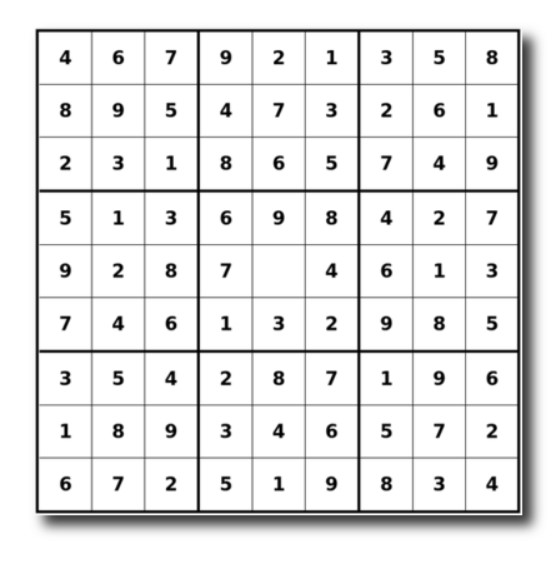
#> input picture imgs/1730550975714-easiest_sudo1.jpg, 558 x 562 px
$ python solver.py ../imgs/1730550975714-easiest_sudo1.jpg
#> lines starting #> are read from the running program, lines starting #| are printed output that depends on the picture; after the words box and inside, x2 and y2 are one past the last pixel; in counts of white or black regions, pixels touching at a corner belong together
import cv2
import numpy as np
import matplotlib.pyplot as plt
import pytesseract
import sys
import json  # Import the json module

# Set the path to your Tesseract-OCR installation
pytesseract.pytesseract.tesseract_cmd = 'C:/Users/Atharva Chepe/AppData/Local/Programs/Tesseract-OCR/tesseract.exe'

SUDOKU_GRID_WIDTH = 468
SUDOKU_GRID_HEIGHT = 450

def preprocess_image(image_path):
#> called with image_path = '../imgs/1730550975714-easiest_sudo1.jpg'
    image = cv2.imread(image_path)
#> image is the input picture: shape (562, 558, 3); min 0, max 255, mean 230.5
    gray = cv2.cvtColor(image, cv2.COLOR_BGR2GRAY)
    thresholded = cv2.adaptiveThreshold(gray, 255, cv2.ADAPTIVE_THRESH_GAUSSIAN_C, cv2.THRESH_BINARY_INV, 11, 2)
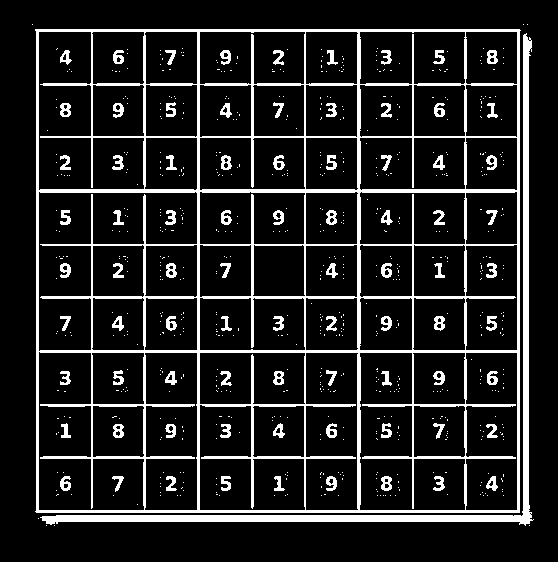
#> thresholded: shape (562, 558); 13% white; 730 white regions (648 under 20 px)
    return image, thresholded

def find_largest_contour(thresholded_image):
    contours, _ = cv2.findContours(thresholded_image, cv2.RETR_EXTERNAL, cv2.CHAIN_APPROX_SIMPLE)
#> contours = 9 contours, 7 with area under 20; largest, box (x1, y1, x2, y2) and area: (35, 29, 521, 513) 233292, (40, 33, 534, 526) 5401
    largest_contour = max(contours, key=cv2.contourArea)
#> largest_contour = contour of 10 points, box (x1, y1, x2, y2) (35, 29, 521, 513), area 233292
    return largest_contour

def get_warped_image(image, largest_contour):
    epsilon = 0.02 * cv2.arcLength(largest_contour, True)
    approx = cv2.approxPolyDP(largest_contour, epsilon, True)

    if len(approx) == 4:
        points = np.array([point[0] for point in approx], dtype='float32')
        s = points.sum(axis=1)
        diff = np.diff(points, axis=1)
        top_left = points[np.argmin(s)]
        bottom_right = points[np.argmax(s)]
        top_right = points[np.argmin(diff)]
        bottom_left = points[np.argmax(diff)]

        rect = np.array([top_left, top_right, bottom_right, bottom_left], dtype='float32')

        dst = np.array([[0, 0], [SUDOKU_GRID_WIDTH - 1, 0], [SUDOKU_GRID_WIDTH - 1, SUDOKU_GRID_HEIGHT - 1], [0, SUDOKU_GRID_HEIGHT - 1]], dtype='float32')

        M = cv2.getPerspectiveTransform(rect, dst)
        warped = cv2.warpPerspective(image, M, (SUDOKU_GRID_WIDTH, SUDOKU_GRID_HEIGHT))
        return warped
    else:
        raise ValueError("The Sudoku grid was not found properly.")

def extract_cells(warped_image, cell_width, cell_height):
    cells = []
    for row in range(9):
        for col in range(9):
            x = col * cell_width
            y = row * cell_height
            cell = warped_image[y:y + cell_height, x:x + cell_width]
            cells.append(cell)
    return cells

def preprocess_cells(cells, margin=3):
    preprocessed_cells = []
    for cell in cells:
        gray_cell = cv2.cvtColor(cell, cv2.COLOR_BGR2GRAY)
        trimmed_cell = gray_cell[margin:-margin, margin:-margin]
        trimmed_cell = cv2.bitwise_not(trimmed_cell)

        alpha = 2.0
        beta = 0
        adjusted = cv2.convertScaleAbs(trimmed_cell, alpha=alpha, beta=beta)
        _, cell_binary = cv2.threshold(adjusted, 0, 255, cv2.THRESH_BINARY + cv2.THRESH_OTSU)
        preprocessed_cells.append(cell_binary)
    return preprocessed_cells

def resize_cells(preprocessed_cells):
    resized_cells = []
    for cell in preprocessed_cells:
        resized_cell = cell[3:-3, 3:-3]  # Crop 3 units from each edge
        resized_cells.append(resized_cell)
    return resized_cells

def recognize_digits(cells):
    recognized_digits = []
    custom_config = r'--oem 3 --psm 10 -c tessedit_char_whitelist=0123456789'
    for cell in cells:
        digit = pytesseract.image_to_string(cell, config=custom_config).strip()
        if digit.isdigit():
            recognized_digits.append(int(digit))
        else:
            recognized_digits.append(0)  # If no digit is recognized, append 0
    return recognized_digits

# [64 lines left out: functions build_sudoku_board, solve, valid, print_board, find_empty, not called in this run]

# Main code
if __name__ == "__main__":
    # Get the image path from the command line arguments
    image_path = sys.argv[1]

    image, thresholded_image = preprocess_image(image_path)

    largest_contour = find_largest_contour(thresholded_image)
    warped_image = get_warped_image(image, largest_contour)
#> in get_warped_image, `epsilon = 0.02 * cv2.arcLength(largest_contour, True)`: epsilon = 38.7
#> in get_warped_image, `approx = cv2.approxPolyDP(largest_contour, epsilon, True)`: approx = [[35, 29], [36, 512], [519, 512], [519, 29]]
#> in get_warped_image, `s = points.sum(axis=1)`: s = [64, 548, 1031, 548]
#> in get_warped_image, `diff = np.diff(points, axis=1)`: diff = [-6, 476, -7, -490]
#> in get_warped_image, `top_left = points[np.argmin(s)]`: top_left = [35, 29]
#> in get_warped_image, `bottom_right = points[np.argmax(s)]`: bottom_right = [519, 512]
#> in get_warped_image, `top_right = points[np.argmin(diff)]`: top_right = [519, 29]
#> in get_warped_image, `bottom_left = points[np.argmax(diff)]`: bottom_left = [36, 512]
#> in get_warped_image, `rect = np.array([top_left, top_right, bottom_right, bottom_left], dtyp..`: rect = [[35, 29], [519, 29], [519, 512], [36, 512]]
#> in get_warped_image, `M = cv2.getPerspectiveTransform(rect, dst)`: M = [[0.965, -0.002, -33.71], [-1.37e-17, 0.928, -26.9], [-6.54e-20, -4.28e-06, 1]]
#> in get_warped_image, `warped = cv2.warpPerspective(image, M, (SUDOKU_GRID_WIDTH, SUDOKU_GRID..`:
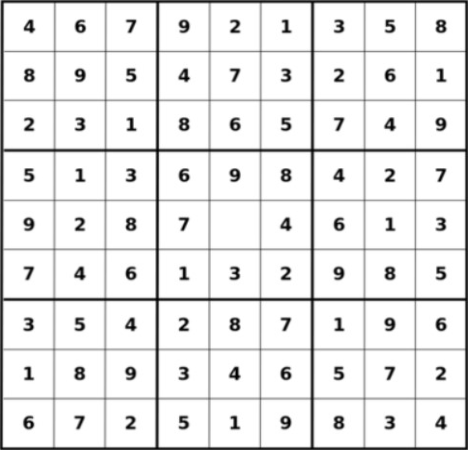
#> warped: shape (450, 468, 3); min 0, max 255, mean 231.4

    cell_width = SUDOKU_GRID_WIDTH // 9
    cell_height = SUDOKU_GRID_HEIGHT // 9

    cells = extract_cells(warped_image, cell_width, cell_height)
#> after the loop in extract_cells, `for row in range(9):`: cells = 81 items
#> cells = 81 items
    preprocessed_cells = preprocess_cells(cells, margin=3)
#> the loop in preprocess_cells, `for cell in cells:` made 81 passes
#> pass 1, in preprocess_cells, `gray_cell = cv2.cvtColor(cell, cv2.COLOR_BGR2GRAY)`:
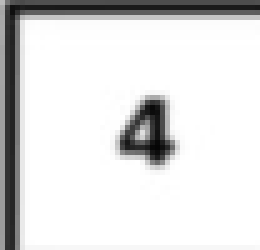
#> gray_cell: shape (50, 52) (shown 5 times larger); min 5, max 255, mean 222.6
#> pass 1, in preprocess_cells, `adjusted = cv2.convertScaleAbs(trimmed_cell, alpha=alpha, beta=beta)`:
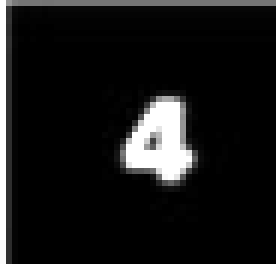
#> adjusted: shape (44, 46) (shown 6 times larger); min 0, max 255, mean 23.6
#> after the loop in preprocess_cells, `for cell in cells:`:
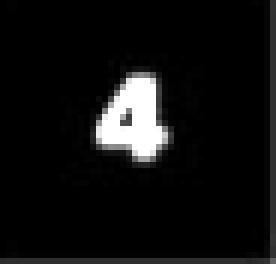
#> adjusted: shape (44, 46) (shown 6 times larger); min 0, max 255, mean 16.6
#> after the loop in preprocess_cells, `for cell in cells:`:
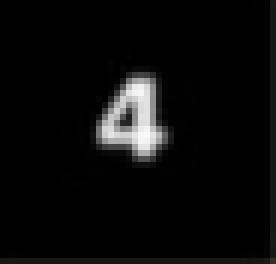
#> trimmed_cell: shape (44, 46) (shown 6 times larger); min 0, max 248, mean 11
#> preprocessed_cells = 81 items
    resized_cells = resize_cells(preprocessed_cells)
#> the loop in resize_cells, `for cell in preprocessed_cells:` made 81 passes
#> pass 3, in resize_cells, `resized_cell = cell[3:-3, 3:-3]`:
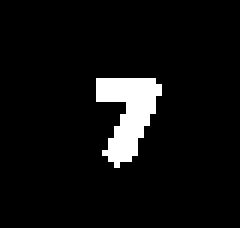
#> resized_cell: shape (38, 40) (shown 6 times larger); 6.1% white; 1 white region, box (x1, y1, x2, y2) and area: (16, 13, 27, 28) 93
#> resized_cells = 81 items
#> the loop in recognize_digits, `for cell in cells:` made 1 pass
#> after the loop in recognize_digits, `for cell in cells:`: recognized_digits = []
#> (the run stopped early here; a loop or call above may not have finished)
